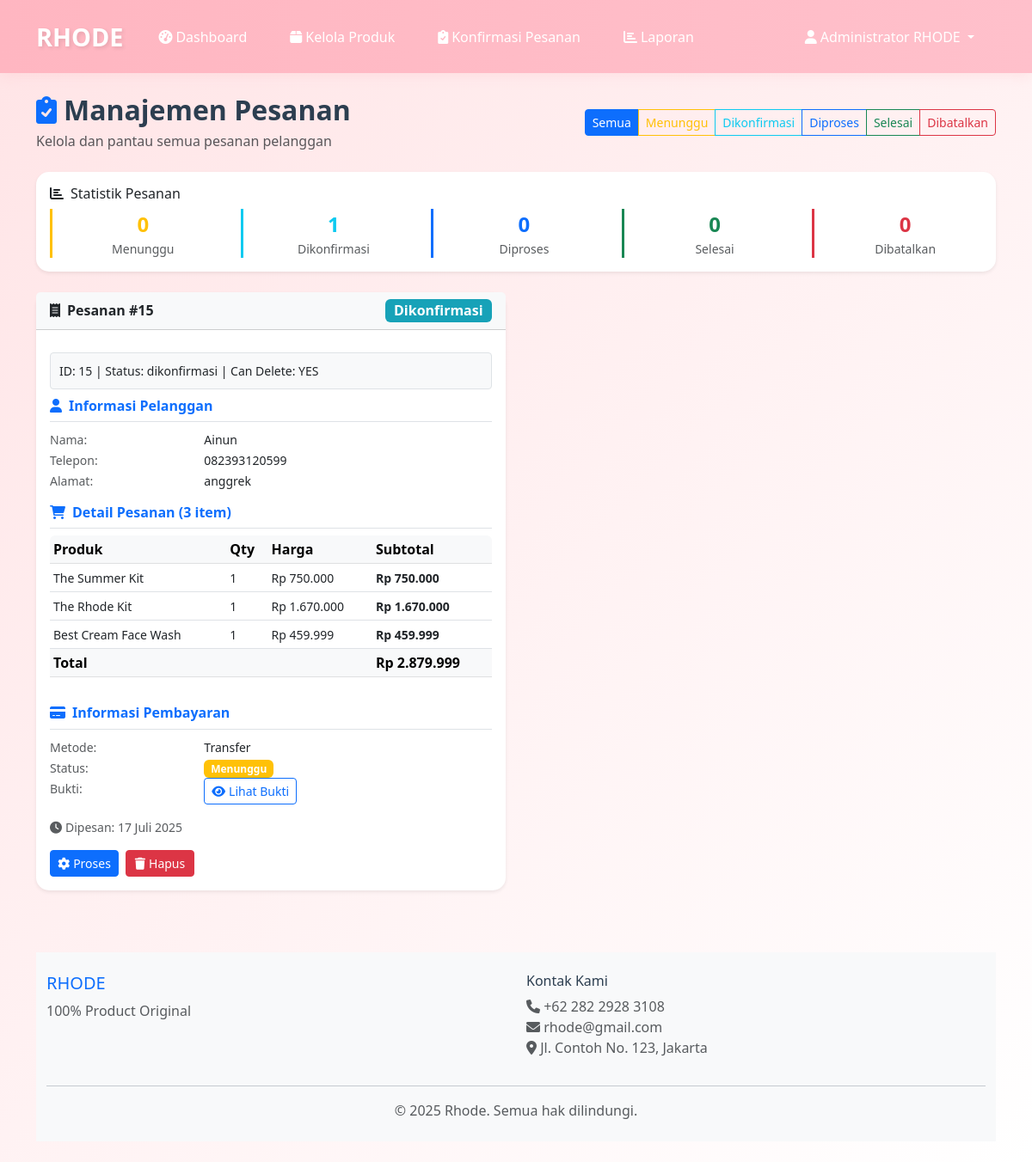
The page /admin/konfirmasi-pesanan.php (signed in) on the database its author committed.
### tables this page shows
CREATE TABLE `pesanan` (
  `id_pesanan` int(11) NOT NULL,
  `id_customer` int(11) DEFAULT NULL,
  `tanggal_pesan` timestamp NOT NULL DEFAULT current_timestamp(),
  `total_harga` decimal(10,2) NOT NULL,
  `status_pesanan` enum('menunggu','dikonfirmasi','diproses','selesai','dibatalkan') DEFAULT 'menunggu',
  `catatan` text DEFAULT NULL
);

CREATE TABLE `customer` (
  `id_customer` int(11) NOT NULL,
  `nama_lengkap` varchar(100) NOT NULL,
  `email` varchar(100) NOT NULL,
  `no_telepon` varchar(15) NOT NULL,
  `alamat` text NOT NULL,
  `username` varchar(50) NOT NULL,
  `password` varchar(255) NOT NULL,
  `created_at` timestamp NOT NULL DEFAULT current_timestamp()
);

CREATE TABLE `detail_pesanan` (
  `id_detail` int(11) NOT NULL,
  `id_pesanan` int(11) DEFAULT NULL,
  `id_produk` int(11) DEFAULT NULL,
  `jumlah` int(11) NOT NULL,
  `harga` decimal(10,2) NOT NULL,
  `subtotal` decimal(10,2) NOT NULL
);

CREATE TABLE `produk` (
  `id_produk` int(11) NOT NULL,
  `nama_produk` varchar(100) NOT NULL,
  `deskripsi` text DEFAULT NULL,
  `harga` decimal(10,2) NOT NULL,
  `stok` int(11) NOT NULL DEFAULT 0,
  `id_kategori` int(11) DEFAULT NULL,
  `gambar` varchar(255) DEFAULT NULL,
  `status` enum('aktif','nonaktif') DEFAULT 'aktif',
  `created_at` timestamp NOT NULL DEFAULT current_timestamp()
);

### config/database.php (called while the page is built, shortened)
<?php
function clean_input($data) {
    $data = trim($data);
    $data = stripslashes($data);
    $data = htmlspecialchars($data);
    return $data;
}
function format_rupiah($angka) {
    return "Rp " . number_format($angka, 0, ',', '.');
}
function format_tanggal($tanggal) {
    $bulan = array(
        1 => 'Januari', 'Februari', 'Maret', 'April', 'Mei', 'Juni',
        'Juli', 'Agustus', 'September', 'Oktober', 'November', 'Desember'
    );
    $date = new DateTime($tanggal);
    $hari = $date->format('j');
    $bulan_num = $date->format('n');
    $tahun = $date->format('Y');
    return $hari . ' ' . $bulan[$bulan_num] . ' ' . $tahun;
}
?>

### admin/konfirmasi-pesanan.php (the view, shortened to what this page needs)
<?php
require_once '../config/database.php';
require_once '../includes/functions.php';
class OrderManager {
    private $pdo;
    public function __construct($pdo) {
        $this->pdo = $pdo;
    }
    public function canDeleteOrder($id_pesanan) {
        try {
            $stmt = $this->pdo->prepare("SELECT status_pesanan FROM pesanan WHERE id_pesanan = ?");
            $stmt->execute([$id_pesanan]);
            $order = $stmt->fetch();
            return in_array($order['status_pesanan'], self::DELETABLE_STATUSES);
        } catch (Exception $e) {
            error_log("Error in canDeleteOrder: " . $e->getMessage());
            return false;
        }
    }
    public function getOrders($status_filter = 'all') {
        try {
            $sql = "
                SELECT p.*, c.nama_lengkap, c.no_telepon, c.alamat,
                       pay.metode_pembayaran, pay.status_pembayaran, pay.bukti_pembayaran,
                       COUNT(dp.id_detail) as total_items
                FROM pesanan p
                JOIN customer c ON p.id_customer = c.id_customer
                LEFT JOIN pembayaran pay ON p.id_pesanan = pay.id_pesanan
                LEFT JOIN detail_pesanan dp ON p.id_pesanan = dp.id_pesanan
            ";
            $params = [];
            $sql .= " GROUP BY p.id_pesanan ORDER BY p.tanggal_pesan DESC";
            $stmt = $this->pdo->prepare($sql);
            $stmt->execute($params);
            return $stmt->fetchAll();
        } catch (Exception $e) {
            throw new Exception('Gagal mengambil data pesanan: ' . $e->getMessage());
        }
    }
    public function getOrderDetails($id_pesanan) {
        try {
            $stmt = $this->pdo->prepare("
                SELECT dp.*, pr.nama_produk, pr.gambar
                FROM detail_pesanan dp
                JOIN produk pr ON dp.id_produk = pr.id_produk
                WHERE dp.id_pesanan = ?
                ORDER BY dp.id_detail
            ");
            $stmt->execute([$id_pesanan]);
            return $stmt->fetchAll();
        } catch (Exception $e) {
            throw new Exception('Gagal mengambil detail pesanan: ' . $e->getMessage());
        }
    }
    public function getOrderStatistics() {
        try {
            $stmt = $this->pdo->prepare("
                SELECT
                    status_pesanan,
                    COUNT(*) as total,
                    SUM(total_harga) as total_nilai
                FROM pesanan
                GROUP BY status_pesanan
            ");
            $stmt->execute();
            return $stmt->fetchAll(PDO::FETCH_KEY_PAIR);
        } catch (Exception $e) {
            return [];
        }
    }
}
class UIComponentManager {
    public static function renderStatusFilter($current_filter) {
        $filters = [
            'all' => ['label' => 'Semua', 'class' => 'primary'],
            'menunggu' => ['label' => 'Menunggu', 'class' => 'warning'],
            'dikonfirmasi' => ['label' => 'Dikonfirmasi', 'class' => 'info'],
            'diproses' => ['label' => 'Diproses', 'class' => 'primary'],
            'selesai' => ['label' => 'Selesai', 'class' => 'success'],
            'dibatalkan' => ['label' => 'Dibatalkan', 'class' => 'danger']
        ];
        echo '<div class="btn-group" role="group" aria-label="Filter Status">';
        foreach ($filters as $status => $config) {
            $is_active = ($current_filter === $status);
            $btn_class = $is_active ? "btn-{$config['class']}" : "btn-outline-{$config['class']}";
            echo "<a href=\"?status={$status}\" class=\"btn {$btn_class} btn-sm\">";
            echo htmlspecialchars($config['label']);
            echo "</a>";
        }
        echo '</div>';
    }
    public static function renderOrderStatistics($statistics) {
        echo '<div class="row mb-4">';
        echo '<div class="col-12">';
        echo '<div class="card card-custom">';
        echo '<div class="card-body">';
        echo '<h6 class="card-title"><i class="fas fa-chart-bar me-2"></i>Statistik Pesanan</h6>';
        echo '<div class="row text-center">';
        $status_config = [
            'menunggu' => ['label' => 'Menunggu', 'color' => 'warning'],
            'dikonfirmasi' => ['label' => 'Dikonfirmasi', 'color' => 'info'],
            'diproses' => ['label' => 'Diproses', 'color' => 'primary'],
            'selesai' => ['label' => 'Selesai', 'color' => 'success'],
            'dibatalkan' => ['label' => 'Dibatalkan', 'color' => 'danger']
        ];
        foreach ($status_config as $status => $config) {
            $count = $statistics[$status] ?? 0;
            echo '<div class="col">';
            echo "<div class=\"border-start border-{$config['color']} border-3 ps-3\">";
            echo "<div class=\"text-{$config['color']} fw-bold fs-4\">{$count}</div>";
            echo "<div class=\"small text-muted\">{$config['label']}</div>";
            echo '</div>';
            echo '</div>';
        }
        echo '</div>';
        echo '</div>';
        echo '</div>';
        echo '</div>';
        echo '</div>';
    }
}
$orderManager = new OrderManager($pdo);
$status_filter = clean_input($_GET['status'] ?? 'all');
try {
    $orders = $orderManager->getOrders($status_filter);
    $statistics = $orderManager->getOrderStatistics();
} catch (Exception $e) {
    $message = $e->getMessage();
    $message_type = 'danger';
    $orders = [];
    $statistics = [];
}
include '../includes/header.php';
include '../includes/navbar-admin.php';
?>
<div class="container my-4">
    <div class="row">
        <div class="col-12">
            <div class="d-flex flex-column flex-md-row justify-content-between align-items-start align-items-md-center mb-4">
                <div class="mb-3 mb-md-0">
                    <h2 class="fw-bold mb-1">
                        <i class="fas fa-clipboard-check me-2 text-primary"></i>Manajemen Pesanan
                    </h2>
                    <p class="text-muted mb-0">Kelola dan pantau semua pesanan pelanggan</p>
                </div>
                <?php UIComponentManager::renderStatusFilter($status_filter); ?>
            </div>
        </div>
    </div>
    <?php UIComponentManager::renderOrderStatistics($statistics); ?>
    <div class="row">
        <?php if (empty($orders)): ?>
            <?php UIComponentManager::renderEmptyState(); ?>
        <?php else: ?>
            <?php foreach ($orders as $order): ?>
                <?php renderOrderCard($order, $orderManager); ?>
            <?php endforeach; ?>
        <?php endif; ?>
    </div>
</div>
<?php
function renderOrderCard($order, $orderManager) {
    echo '<div class="col-lg-6 mb-4">';
    echo '<div class="card card-custom h-100">';
    renderOrderHeader($order);
    echo '<div class="card-body d-flex flex-column">';
    echo '<div class="debug-info small">';
    echo 'ID: ' . $order['id_pesanan'] . ' | Status: ' . $order['status_pesanan'];
    echo ' | Can Delete: ' . ($orderManager->canDeleteOrder($order['id_pesanan']) ? 'YES' : 'NO');
    echo '</div>';
    renderCustomerInfo($order);
    renderOrderDetails($order, $orderManager);
    renderPaymentInfo($order);
    renderOrderInfo($order);
    echo '<div class="mt-auto">';
    renderActionButtons($order, $orderManager);
    echo '</div>';
    echo '</div>';
    echo '</div>';
    echo '</div>';
}
function renderOrderHeader($order) {
    echo '<div class="card-header d-flex justify-content-between align-items-center bg-light">';
    echo '<h6 class="mb-0 fw-bold">';
    echo '<i class="fas fa-receipt me-2"></i>Pesanan #' . htmlspecialchars($order['id_pesanan']);
    echo '</h6>';
    echo '<span class="badge status-' . htmlspecialchars($order['status_pesanan']) . ' fs-6">';
    echo ucfirst(htmlspecialchars($order['status_pesanan']));
    echo '</span>';
    echo '</div>';
}
function renderCustomerInfo($order) {
    echo '<div class="mb-3">';
    echo '<h6 class="fw-bold text-primary border-bottom pb-2">';
    echo '<i class="fas fa-user me-2"></i>Informasi Pelanggan';
    echo '</h6>';
    echo '<div class="row">';
    echo '<div class="col-sm-4"><small class="text-muted">Nama:</small></div>';
    echo '<div class="col-sm-8"><small>' . htmlspecialchars($order['nama_lengkap']) . '</small></div>';
    echo '<div class="col-sm-4"><small class="text-muted">Telepon:</small></div>';
    echo '<div class="col-sm-8"><small>' . htmlspecialchars($order['no_telepon']) . '</small></div>';
    echo '<div class="col-sm-4"><small class="text-muted">Alamat:</small></div>';
    echo '<div class="col-sm-8"><small>' . htmlspecialchars($order['alamat']) . '</small></div>';
    echo '</div>';
    echo '</div>';
}
function renderOrderDetails($order, $orderManager) {
    try {
        $details = $orderManager->getOrderDetails($order['id_pesanan']);
        echo '<div class="mb-3">';
        echo '<h6 class="fw-bold text-primary border-bottom pb-2">';
        echo '<i class="fas fa-shopping-cart me-2"></i>Detail Pesanan (' . count($details) . ' item)';
        echo '</h6>';
        if (!empty($details)) {
            echo '<div class="table-responsive">';
            echo '<table class="table table-sm table-hover">';
            echo '<thead class="table-light">';
            echo '<tr><th>Produk</th><th>Qty</th><th>Harga</th><th>Subtotal</th></tr>';
            echo '</thead>';
            echo '<tbody>';
            foreach ($details as $detail) {
                echo '<tr>';
                echo '<td><small>' . htmlspecialchars($detail['nama_produk']) . '</small></td>';
                echo '<td><small>' . htmlspecialchars($detail['jumlah']) . '</small></td>';
                echo '<td><small>' . format_rupiah($detail['harga']) . '</small></td>';
                echo '<td><small class="fw-bold">' . format_rupiah($detail['subtotal']) . '</small></td>';
                echo '</tr>';
            }
            echo '</tbody>';
            echo '<tfoot class="table-light">';
            echo '<tr><th colspan="3">Total</th><th>' . format_rupiah($order['total_harga']) . '</th></tr>';
            echo '</tfoot>';
            echo '</table>';
            echo '</div>';
        } else {
            echo '<div class="alert alert-warning">Detail pesanan tidak ditemukan</div>';
        }
        echo '</div>';
    } catch (Exception $e) {
        echo '<div class="alert alert-danger">Gagal memuat detail pesanan</div>';
    }
}
function renderPaymentInfo($order) {
    if ($order['metode_pembayaran']) {
        echo '<div class="mb-3">';
        echo '<h6 class="fw-bold text-primary border-bottom pb-2">';
        echo '<i class="fas fa-credit-card me-2"></i>Informasi Pembayaran';
        echo '</h6>';
        echo '<div class="row">';
        echo '<div class="col-sm-4"><small class="text-muted">Metode:</small></div>';
        echo '<div class="col-sm-8"><small>' . ucfirst(htmlspecialchars($order['metode_pembayaran'])) . '</small></div>';
        echo '<div class="col-sm-4"><small class="text-muted">Status:</small></div>';
        echo '<div class="col-sm-8">';
        $status_class = $order['status_pembayaran'] == 'lunas' ? 'success' : 'warning';
        echo '<span class="badge bg-' . $status_class . '">' . ucfirst(htmlspecialchars($order['status_pembayaran'])) . '</span>';
        echo '</div>';
        if ($order['bukti_pembayaran']) {
            echo '<div class="col-sm-4"><small class="text-muted">Bukti:</small></div>';
            echo '<div class="col-sm-8">';
            $bukti_path = '../assets/images/payments/' . htmlspecialchars($order['bukti_pembayaran']);
            echo '<a href="' . $bukti_path . '" target="_blank" class="btn btn-sm btn-outline-primary">';
            echo '<i class="fas fa-eye me-1"></i>Lihat Bukti</a>';
            echo '</div>';
        }
        echo '</div>';
        echo '</div>';
    }
}
function renderOrderInfo($order) {
    echo '<div class="mb-3">';
    echo '<small class="text-muted d-block">';
    echo '<i class="fas fa-clock me-1"></i>Dipesan: ' . format_tanggal($order['tanggal_pesan']);
    echo '</small>';
    echo '</div>';
}
function renderActionButtons($order, $orderManager) {
    echo '<div class="d-flex flex-wrap gap-2">';
    $status = $order['status_pesanan'];
    $order_id = $order['id_pesanan'];
    switch ($status) {
        case OrderManager::STATUS_DIKONFIRMASI:
            renderActionButton('proses', $order_id, 'Proses', 'primary', 'cog');
            break;
    }
}
function renderActionButton($action, $order_id, $label, $color, $icon, $confirm = false, $message = null) {
    $form_id = "form_{$action}_{$order_id}";
    echo "<form method=\"POST\" id=\"{$form_id}\" class=\"d-inline\">";
    $onclick = '';
    if ($confirm) {
        $confirm_message = $message ?: "Yakin ingin {$label} pesanan ini?";
        $onclick = "onclick=\"event.preventDefault(); confirmAction(document.getElementById('{$form_id}'), '{$confirm_message}'); return false;\"";
    }
    echo "<button type=\"submit\" class=\"btn btn-{$color} btn-sm btn-action\" {$onclick}>";
    echo "<i class=\"fas fa-{$icon} me-1\"></i>{$label}";
    echo "</button>";
    echo "</form>";
}
include '../includes/footer.php';
?>

### assets/css/style.css (style rules this page uses)
:root { --primary-pink: #FFB6C1; --secondary-pink: #FFC0CB; --light-pink: #FFE4E6; --white: #FFFFFF; --dark-pink: #FF69B4; --text-dark: #2C3E50; --gray-light: #F8F9FA; }
* { margin: 0; padding: 0; box-sizing: border-box; }
body { font-family: 'Segoe UI', Tahoma, Geneva, Verdana, sans-serif; background: linear-gradient(135deg, var(--light-pink) 0%, var(--white) 100%); min-height: 100vh; color: var(--text-dark); }
.card-custom { border: none; border-radius: 15px; box-shadow: 0 5px 20px rgba(0, 0, 0, 0.1); transition: all 0.3s ease; background: var(--white); }
.status-dikonfirmasi { background-color: #17a2b8; color: white; }

### admin/konfirmasi-pesanan.php (style rules this page uses)
.status-dikonfirmasi { background-color: #17a2b8; color: #fff; }
.card-custom { border: none; box-shadow: 0 0.125rem 0.25rem rgba(0, 0, 0, 0.075); transition: all 0.15s ease-in-out; }
.btn-action { min-width: 80px; }
.table-responsive { border-radius: 0.375rem; }
.border-start { border-left-width: 3px !important; }
.debug-info { background-color: #f8f9fa; border: 1px solid #dee2e6; padding: 10px; margin: 10px 0; border-radius: 4px; }

### rows shown on the page
pesanan: id_pesanan "15", status_pesanan "Dikonfirmasi", status_pesanan "dikonfirmasi", shows "YES", id_customer.nama_lengkap "Ainun", id_customer.no_telepon "082393120599", id_customer.alamat "anggrek", count($details) "3", total_harga "Rp 2.879.999", metode_pembayaran "Transfer", status_pembayaran "Menunggu", tanggal_pesan "17 Juli 2025", label "Proses Hapus"
detail_pesanan: id_produk.nama_produk "The Summer Kit", jumlah "1", harga "Rp 750.000", subtotal "Rp 750.000"
detail_pesanan: id_produk.nama_produk "The Rhode Kit", jumlah "1", harga "Rp 1.670.000", subtotal "Rp 1.670.000"
detail_pesanan: id_produk.nama_produk "Best Cream Face Wash", jumlah "1", harga "Rp 459.999", subtotal "Rp 459.999"

### other values the page prints
$_SESSION['admin_nama'] "Administrator RHODE"
$config['label'] "Semua"
$config['label'] "Menunggu"
$config['label'] "Dikonfirmasi"
$config['label'] "Diproses"
$config['label'] "Selesai"
$config['label'] "Dibatalkan"
$count "0"
$count "1"
